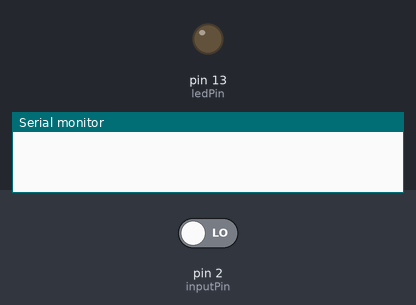
Simulated run of this sketch. Board: Arduino Uno, built with avr-gcc and run on an emulated ATmega328P. Shown: output pins drawn as LEDs (lit = HIGH), the last lines printed to the serial monitor. The inputs (shaded band) are chosen by the test bench; at power-on: pin 2 (inputPin) LOW.

Above: at 1.2 s.
1.3 s: pin 2 (inputPin) driven HIGH
At 1.9 s:
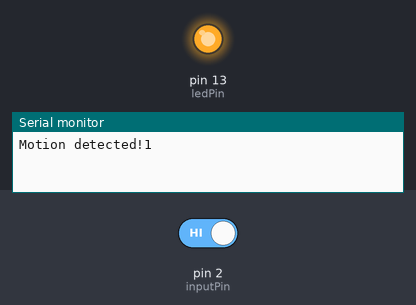
2.8 s: pin 2 (inputPin) driven LOW
At 4.2 s:
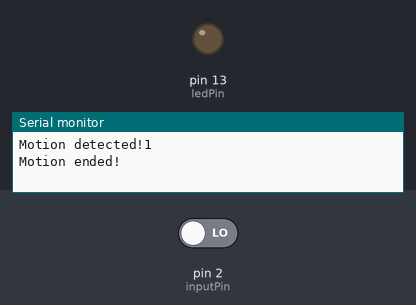
Timing chart, 0 to 5.8 s (numbered marks = the images above; inputs shaded):
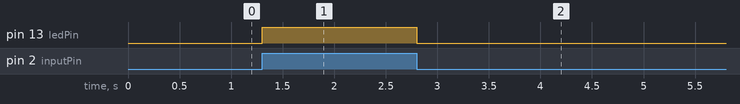

The sketch:

PIRandLedStateDetect-1.ino
```cpp
/*
 * PIR sensor tester
 * 2-test analog in from the PIR sensor
 * 3-add led states
 */

int ledPin = 13;                // choose the pin for the LED
int inputPin = 2;//A0;                // choose the input pin (for PIR sensor)
int lastPirState = 0; //LOW;             // we start, assuming no motion detected
int pirState = 0;                    // variable for reading the pin status
int counter = 0;

bool hasSlept = false;

void setup() {
  pinMode(ledPin, OUTPUT);      // declare LED as output
  pinMode(inputPin, INPUT);     // declare sensor as input

  Serial.begin(9600);
}

void loop(){
  pirState = digitalRead(inputPin); // read input value

  if (pirState == HIGH) {            // check if the input is HIGH
    digitalWrite(ledPin, HIGH);  // turn LED ON
    if (lastPirState == LOW) {
      // we have just turned on
      counter +=1;
      Serial.print("Motion detected!");
      Serial.println(counter);
      // We only want to print on the output change, not state
      lastPirState = HIGH;
    }
  } else {
    digitalWrite(ledPin, LOW); // turn LED OFF
    if (lastPirState == HIGH){
      // we have just turned of
      Serial.println("Motion ended!");
      // We only want to print on the output change, not state
      lastPirState = LOW;
    }
  }
}
```

Measured:
- after the input at 1.3 s, pin 13 (ledPin): LOW → HIGH at once
- after the input at 2.8 s, pin 13 (ledPin): HIGH → LOW at once
